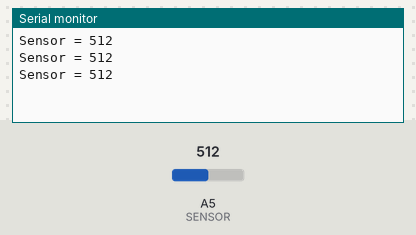
Bench run of a sketch on a simulated Arduino Uno, built with avr-gcc and run on an emulated ATmega328P. Shown: the last lines printed to the serial monitor. The test bench sets the inputs (shaded band); at power-on: A5 (SENSOR) = 512.

Above: at 1.3 s.
1.4 s: A5 (SENSOR) set to 716
At 1.9 s:
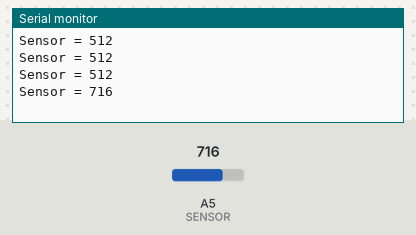
2.9 s: A5 (SENSOR) set to 900
At 3.4 s:
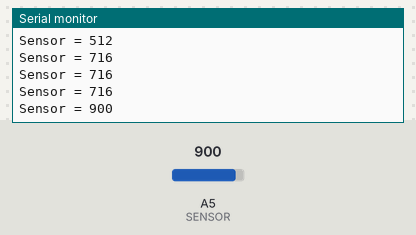
Timing chart, 0 to 5.9 s (numbered marks = the images above; inputs shaded):
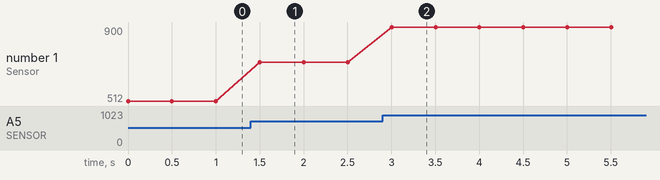

Measured:
- after the input at 1.4 s, the serial monitor: prints a new line after 0.10 s (image 1)
- after the input at 2.9 s, the serial monitor: prints a new line after 0.10 s (image 2)
- plotted number 1: 512 → 716 after the input at 1.4 s, 716 → 900 after the input at 2.9 s

The sketch:

impact_01.ino
```cpp
const int SENSOR = A5;

void setup() {
  Serial.begin(115200);
  pinMode(SENSOR, INPUT);
}

void loop() {
  int value = analogRead(SENSOR);

  Serial.print("Sensor = ");
  Serial.println(value);

  delay(500);
}
```
